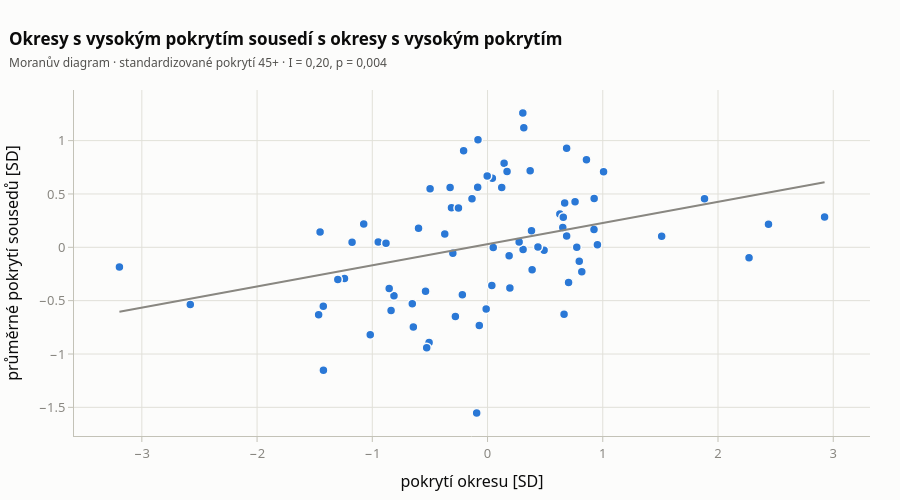

Notebook cell for this chart:
### Code cell
z = (S.m_std - S.m_std.mean()) / S.m_std.std()
lag = WR @ z.values
mor = go.Figure()
mor.add_trace(go.Scatter(x=z, y=lag, mode="markers", marker=dict(size=9, color=S1, line=dict(color=SURFACE, width=1.5)),
                         customdata=np.c_[S.okres, S.kraj],
                         hovertemplate="<b>%{customdata[0]}</b> · %{customdata[1]}<br>okres %{x:.2f} SD"
                                       "<br>průměr sousedů %{y:.2f} SD<extra></extra>"))
k_ = np.polyfit(z, lag, 1); xs = np.array([z.min(), z.max()])
mor.add_trace(go.Scatter(x=xs, y=np.polyval(k_, xs), mode="lines", line=dict(color=MUTED, width=2), hoverinfo="skip"))
I0, p0, _ = MORAN.loc["standardizované pokrytí 45+"]
mor.update_layout(**layout("Okresy s vysokým pokrytím sousedí s okresy s vysokým pokrytím",
                           f"Moranův diagram · standardizované pokrytí 45+ · I = {cz(I0, 2)}, p = {cz(p0, 3)}"))
mor.update_layout(height=500, showlegend=False, xaxis_title="pokrytí okresu [SD]",
                  yaxis_title="průměrné pokrytí sousedů [SD]", margin=dict(l=60, r=30, t=90, b=60))
mor.write_html(OUT / "moran.html", include_plotlyjs="cdn")
mor

### Figure 1 — Plotly figure (JSON) as saved in the notebook; plotly's stock layout.template omitted (floating-point values rounded to 4 significant figures; data arrays with more than 128 entries replaced by an {"elided": "..."} marker saying what was removed)
{"data": [{"customdata": {"elided": "77x2 str values"}, "hovertemplate": "<b>%{customdata[0]}</b> · %{customdata[1]}<br>okres %{x:.2f} SD<br>průměr sousedů %{y:.2f} SD<extra></extra>", "marker": {"color": "#2a78d6", "line": {"color": "#fcfcfb", "width": 1.5}, "size": 9}, "mode": "markers", "type": "scatter", "x": [-0.812, 0.6275, 0.9238, 0.7743, -0.3012, -0.3129, -0.5989, -0.2791, -1.241, -0.538, -0.3713, 0.4906, 0.8179, 0.9534, 0.4374, 0.3146, 0.6573, -0.9484, -1.176, 0.8583, 0.664, -0.01189, -0.6439, -0.8534, -0.5072, -0.8812, -1.018, -2.579, -0.528, -0.09435, 0.37, -0.0715, 0.6864, -1.453, -0.2186, 0.1874, 0.6693, 0.7958, -1.424, -0.8372, -1.466, 0.3084, -0.6531, 0.3814, 0.1231, 0.03734, 0.7595, 1.511, 0.1437, 0.04176, 0.1693, 0.3061, 1.883, 2.925, 1.007, 0.6529, 0.04951, -0.002888, 0.3868, -0.4986, -0.135, -0.2077, -3.194, 2.438, -0.08299, 0.6863, 0.7031, 2.269, -0.3249, -0.2523, -0.08554, -1.075, -1.299, -1.425, 0.2742, 0.9252, 0.1938], "y": [-0.4547, 0.3113, 0.1661, 0.0008007, -0.05455, 0.3714, 0.178, -0.6483, -0.2926, -0.4111, 0.1239, -0.02683, -0.2287, 0.02393, 0.002497, 1.12, 0.2817, 0.05081, 0.04793, 0.821, -0.6277, -0.5784, -0.7473, -0.3854, -0.8924, 0.03797, -0.819, -0.5368, -0.9411, -1.554, 0.7172, -0.7333, 0.1064, 0.1426, -0.4458, -0.07901, 0.4146, -0.1317, -1.151, -0.5933, -0.6312, -0.02038, -0.5281, 0.1563, 0.5606, -0.3573, 0.4266, 0.1031, 0.7884, 0.6481, 0.7116, 1.26, 0.4552, 0.2834, 0.7076, 0.1859, -0.002888, 0.6683, -0.211, 0.5491, 0.4541, 0.9058, -0.1857, 0.2168, 1.009, 0.9292, -0.3291, -0.09899, 0.5617, 0.369, 0.564, 0.218, -0.3024, -0.5528, 0.05073, 0.4579, -0.3813]}, {"hoverinfo": "skip", "line": {"color": "#898781", "width": 2}, "mode": "lines", "type": "scatter", "x": [-3.194, 2.925], "y": [-0.6047, 0.609]}], "layout": {"font": {"color": "#0b0b0b", "family": "system-ui, -apple-system, Segoe UI, sans-serif", "size": 13}, "height": 500, "hoverlabel": {"bgcolor": "white", "bordercolor": "#c3c2b7", "font": {"family": "system-ui, -apple-system, Segoe UI, sans-serif", "size": 12.5}}, "margin": {"b": 60, "l": 60, "r": 30, "t": 90}, "paper_bgcolor": "#fcfcfb", "plot_bgcolor": "#fcfcfb", "showlegend": false, "title": {"font": {"size": 17}, "text": "<b>Okresy s vysokým pokrytím sousedí s okresy s vysokým pokrytím</b><br><span style=\"font-size:12px;color:#52514e\">Moranův diagram · standardizované pokrytí 45+ · I = 0,20, p = 0,004</span>", "x": 0.01, "xanchor": "left"}, "xaxis": {"gridcolor": "#e1e0d9", "linecolor": "#c3c2b7", "tickcolor": "#c3c2b7", "tickfont": {"color": "#898781"}, "ticks": "outside", "title": {"text": "pokrytí okresu [SD]"}, "zeroline": false}, "yaxis": {"gridcolor": "#e1e0d9", "linecolor": "#c3c2b7", "tickcolor": "#c3c2b7", "tickfont": {"color": "#898781"}, "ticks": "outside", "title": {"text": "průměrné pokrytí sousedů [SD]"}, "zeroline": false}}}
